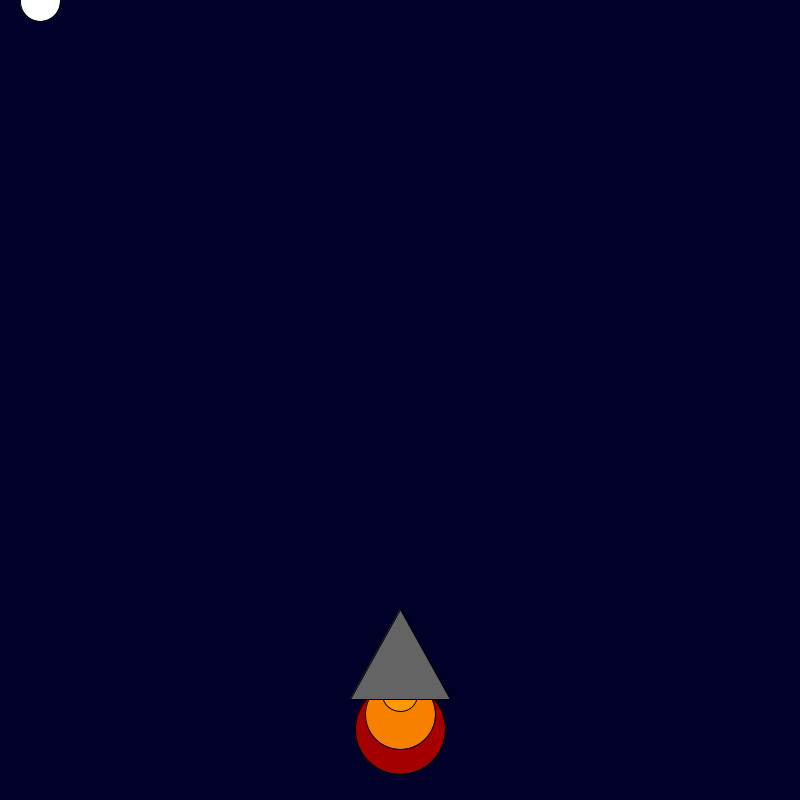
Frame 1 (no input)
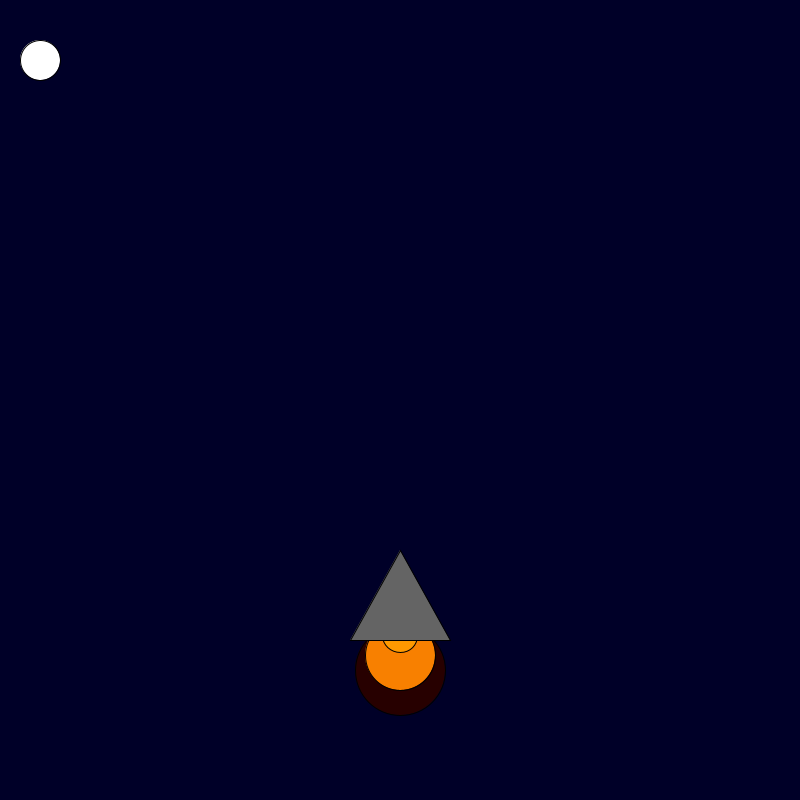
Frame 60 (the mouse pressed at the canvas centre just before this capture)
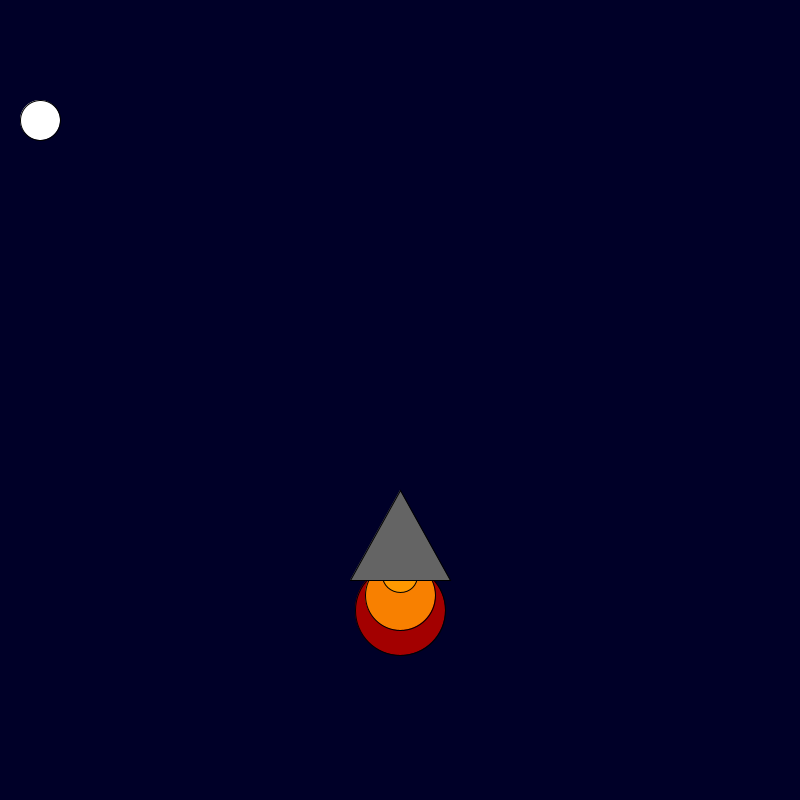
Frame 120 (the mouse held since frame 60 and released just before this capture)

The Processing sketch that drew these frames (run headless with seeded random() and noise(); from frame 60 on, the mouse is pressed at the canvas centre):

// Processing sketch: rocket_ship
// ── rocket_ship.pde
int x = 400; 
int y = 600; 
int moon = 0;
void setup() {
    size(800, 800);
    
}

void draw() {
  
  y -=1;
    background(0, 0, 40); 
    fill(random(255), 0, 0);
    ellipse(x, y + 130, 90, 90);
    fill(248, 128, 0);
    ellipse(x, y + 115, 70, 70);
    fill(255, 153, 0);
    ellipse(x, y + 95, 35, 35);
    fill(100, 100, 100);
    triangle(x, y + 10, x + 50, y + 100, x - 50, y + 100);
  
    moon +=1;
    fill(255,255,255);
    ellipse(40,moon, 40, 40);
}
